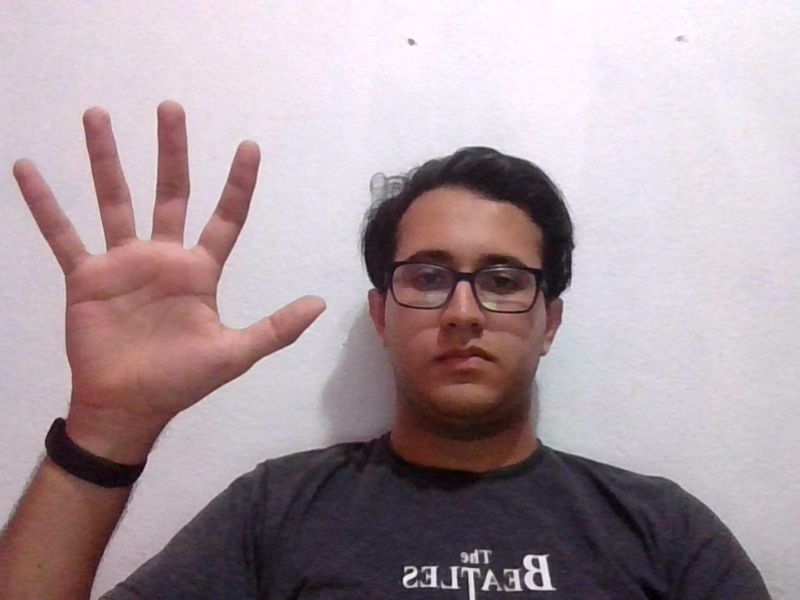
#> input picture images/sample.jpg, 800 x 600 px, found by its file name
$ jupyter execute hand_gestures.ipynb   (shell and % lines are left out)   (older library calls are emulated)
#> lines starting #> are read from the running program, lines starting #| are printed output that depends on the picture; after the words box and inside, x2 and y2 are one past the last pixel; in counts of white or black regions, pixels touching at a corner belong together
<a href="https://colab.research.google.com/github/saulolks/HandTracking/blob/master/hand_gestures.ipynb" target="_parent"></a>

# Handtracking and Gesture Recognition

## Entrega 2
### Aplicação de filtros para obtenção do objeto de interesse removendo partes desnecessárias da imagem.

[cell 1]
import cv2
import numpy as np
from matplotlib import pyplot as plt
from google.colab.patches import cv2_imshow

[cell 2]
wsize_open = 13
wsize_gaussian = 13

y_min = 54
y_max = 137
crmin = 135
crmax = 174
cbmin = 80
cbmax = 125

[cell 3]
headcascade = cv2.CascadeClassifier('HandTracking/face.xml')
backSub = cv2.createBackgroundSubtractorKNN(history=500, dist2Threshold=30)
kernel = np.ones((wsize_open, wsize_open), np.uint8)

### Transformando RGB em YCrCb

[cell 4]
original = cv2.imread('HandTracking/images/sample.jpg')
#> original is the input picture: shape (600, 800, 3); mean B, G, R 160.5, 154.4, 170.5
image = cv2.cvtColor(original, cv2.COLOR_BGR2YCR_CB)
#> image: shape (600, 800, 3); mean of channels 0, 1, 2 159.9, 135.6, 128.3

fig, axes = plt.subplots(1, 2, figsize=(12, 6))
ax = axes.ravel()
ax[0].imshow(cv2.cvtColor(original, cv2.COLOR_BGR2RGB))
ax[0].set_title('Original')
ax[0].set_axis_off()

ax[1].imshow(image)
ax[1].set_title('YCrCb')
ax[1].set_axis_off()

### Converte em tons de cinza para detectar face
Localiza a face na imagem em tons de cinza.

[cell 5]
image_gray = cv2.cvtColor(original, cv2.COLOR_BGR2GRAY)
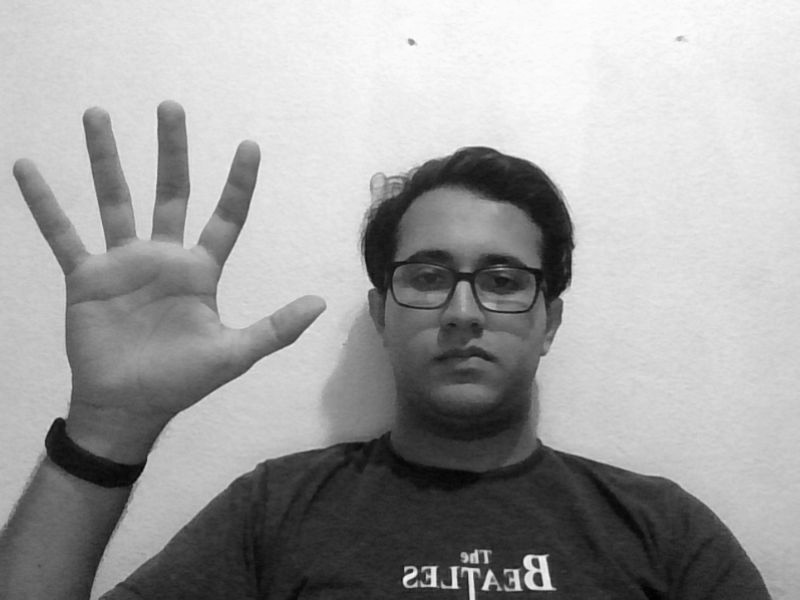
#> image_gray: shape (600, 800); min 1, max 254, mean 159.9
faces = headcascade.detectMultiScale(image_gray, 1.3, 5)
#> faces = [[352, 193, 217, 217]]

fig, axes = plt.subplots(1, 2, figsize=(12, 6))
ax = axes.ravel()
ax[0].imshow(cv2.cvtColor(original, cv2.COLOR_BGR2RGB))
ax[0].set_title('Original')
ax[0].set_axis_off()

ax[1].imshow(image_gray, cmap='gray')
ax[1].set_title('Gray')
ax[1].set_axis_off()
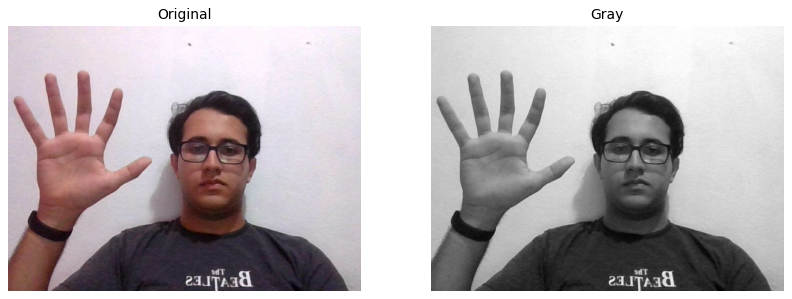
#> figure drawn by matplotlib, 2 panels

### Divide imagem YCrCb em 3 canais distintos

[cell 6]
y, cr, cb = cv2.split(image)
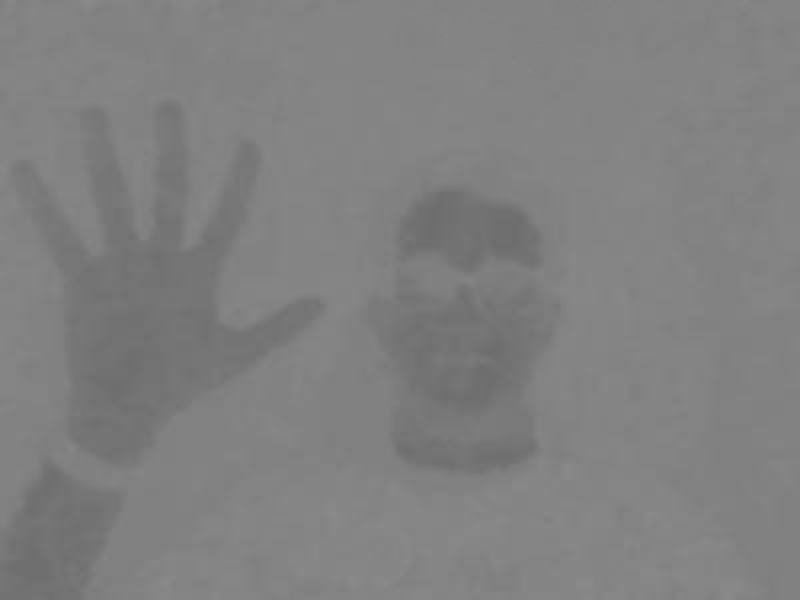
#> cb: shape (600, 800); min 107, max 138, mean 128.3

fig, axes = plt.subplots(1, 3, figsize=(12, 6))
ax = axes.ravel()

ax[0].imshow(y)
ax[0].set_title('Y')
ax[0].set_axis_off()

ax[1].imshow(cr)
ax[1].set_title('Cr')
ax[1].set_axis_off()

ax[2].imshow(cb)
ax[2].set_title('Cb')
ax[2].set_axis_off()

### Binarização

[cell 7]
_, y = cv2.threshold(y, y_min, y_max, cv2.THRESH_BINARY)
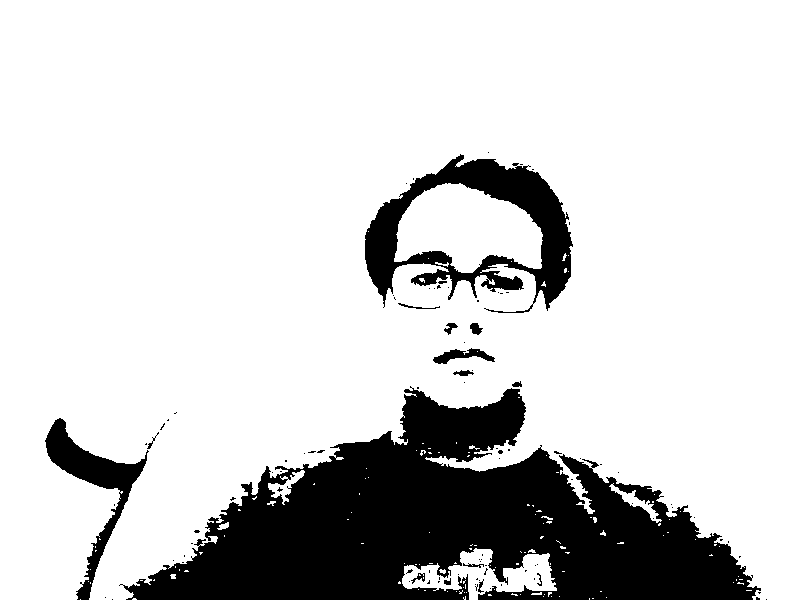
#> y: shape (600, 800); values 0 (black) and 137 (white), 82.1% white; 99 black regions (83 under 20 px), largest, box (x1, y1, x2, y2) and area: (119, 386, 761, 600) 68743, (365, 154, 573, 313) 11685, (45, 418, 149, 600) 4064
_, cr = cv2.threshold(cr, crmin, crmax, cv2.THRESH_BINARY)
#> cr: shape (600, 800); values 0 (black) and 174 (white), 24.5% white; 33 white regions (13 under 20 px), largest, box (x1, y1, x2, y2) and area: (0, 98, 327, 600) 71828, (336, 182, 563, 478) 44188, (128, 520, 152, 532) 206
_, cb = cv2.threshold(cb, cbmin, cbmax, cv2.THRESH_BINARY)
#> cb: shape (600, 800); every value is 125

fig, axes = plt.subplots(1, 3, figsize=(12, 6))
ax = axes.ravel()

ax[0].imshow(y)
ax[0].set_title('Y')
ax[0].set_axis_off()

ax[1].imshow(cr)
ax[1].set_title('Cr')
ax[1].set_axis_off()

ax[2].imshow(cb)
ax[2].set_title('Cb')
ax[2].set_axis_off()

### Morfologia
Utiliza transformações morfológicas de abertura para remoção de pequenos artefatos na imagem.

[cell 8]
y = cv2.morphologyEx(y, cv2.MORPH_OPEN, kernel)
#> y: shape (600, 800); values 0 (black) and 137 (white), 79.8% white; 10 black regions (4 under 20 px), largest, box (x1, y1, x2, y2) and area: (119, 381, 767, 600) 77783, (365, 152, 573, 313) 13802, (45, 418, 159, 600) 4310, (433, 342, 495, 383) 914, (444, 323, 483, 335) 205, (398, 303, 440, 309) 65
cr = cv2.morphologyEx(cr, cv2.MORPH_OPEN, kernel)
#> cr: shape (600, 800); values 0 (black) and 174 (white), 23.6% white; 3 white regions, box (x1, y1, x2, y2) and area: (10, 100, 324, 473) 54439, (367, 184, 561, 476) 43228, (0, 447, 144, 600) 15404
cb = cv2.morphologyEx(cb, cv2.MORPH_OPEN, kernel)

fig, axes = plt.subplots(1, 3, figsize=(12, 6))
ax = axes.ravel()

ax[0].imshow(y)
ax[0].set_title('Y')
ax[0].set_axis_off()

ax[1].imshow(cr)
ax[1].set_title('Cr')
ax[1].set_axis_off()

ax[2].imshow(cb)
ax[2].set_title('Cb')
ax[2].set_axis_off()

### Merge

[cell 9]
def remove_concomponent(img, min_value):
    shape = (len(img), len(img[0]))
    img2 = np.zeros(shape)

    nb_components, output, stats, _ = cv2.connectedComponentsWithStats(img, connectivity=8)
    sizes = stats[1:, -1]
    nb_components = nb_components - 1

    for i in range(0, nb_components):
        if sizes[i] >= min_value:
            img2[output == i + 1] = 255

    return img2.astype(np.uint8)

### Juntando os filtros e binarizando

[cell 10]
img = cv2.merge((y,cr,cb))
#> img: shape (600, 800, 3); mean of channels 0, 1, 2 109.3, 41, 125

img1 = img.copy()

img2= cv2.cvtColor(img1, cv2.COLOR_BGR2GRAY)
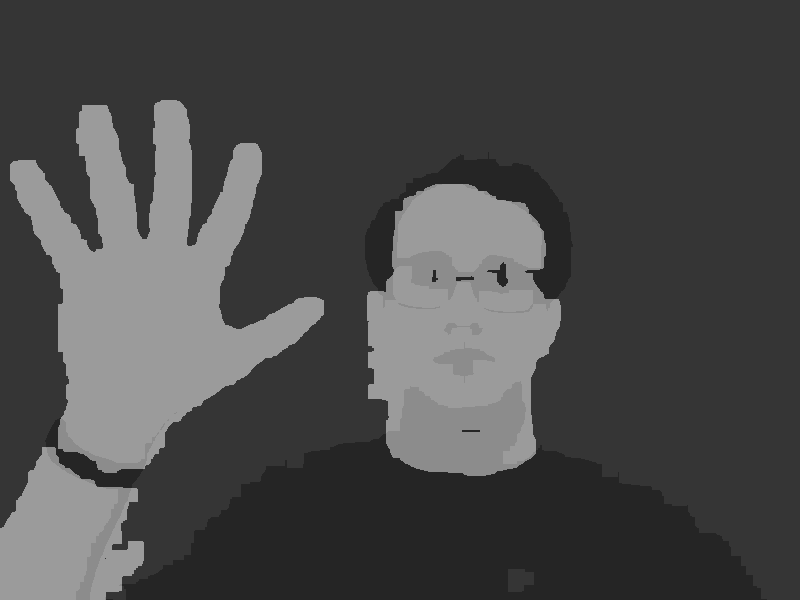
#> img2: shape (600, 800); min 37, max 155, mean 73.8
_, img3= cv2.threshold(img2, 100, 255, cv2.THRESH_BINARY)

fig, axes = plt.subplots(1, 2, figsize=(12, 6))
ax = axes.ravel()

ax[0].imshow(img1)
ax[0].set_title('YCrCb merged')
ax[0].set_axis_off()

ax[1].imshow(img3, cmap='gray')
ax[1].set_title('Binarizada')
ax[1].set_axis_off()

### Eliminação de ruídos e face

[cell 11]
mask = backSub.apply(image)
#> mask: shape (600, 800); every value is 255
img4 = cv2.bitwise_and(mask, img3)
img5 = cv2.medianBlur(img4, wsize_gaussian)
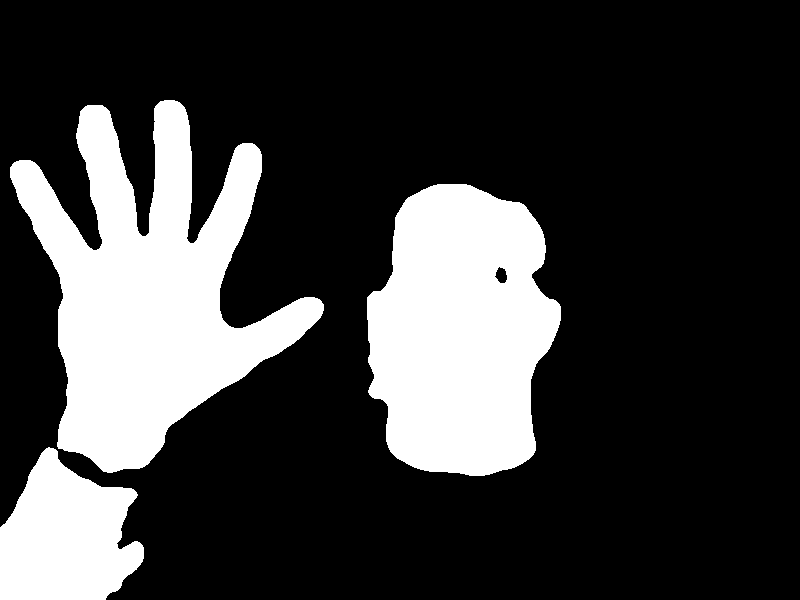
#> img5: shape (600, 800); 23.6% white; 3 white regions, box (x1, y1, x2, y2) and area: (10, 100, 324, 473) 54420, (367, 184, 561, 476) 43399, (0, 447, 144, 600) 15413
img5 = cv2.morphologyEx(img5, cv2.MORPH_OPEN, kernel)
#> img5: shape (600, 800); 23.5% white; 3 white regions, box (x1, y1, x2, y2) and area: (11, 101, 322, 472) 54313, (367, 184, 561, 476) 43343, (0, 450, 143, 600) 15325

fig, axes = plt.subplots(1, 2, figsize=(12, 6))
ax = axes.ravel()

ax[0].imshow(img5, cmap='gray')
ax[0].set_title('Filtro Média')
ax[0].set_axis_off()

marge = 30
for (x, y, w, h) in faces:
    cv2.rectangle(img5, (x - marge, y - h + marge), (x + marge + w, y + marge + h), (0, 0, 0), -1)
#> this loop made 1 pass
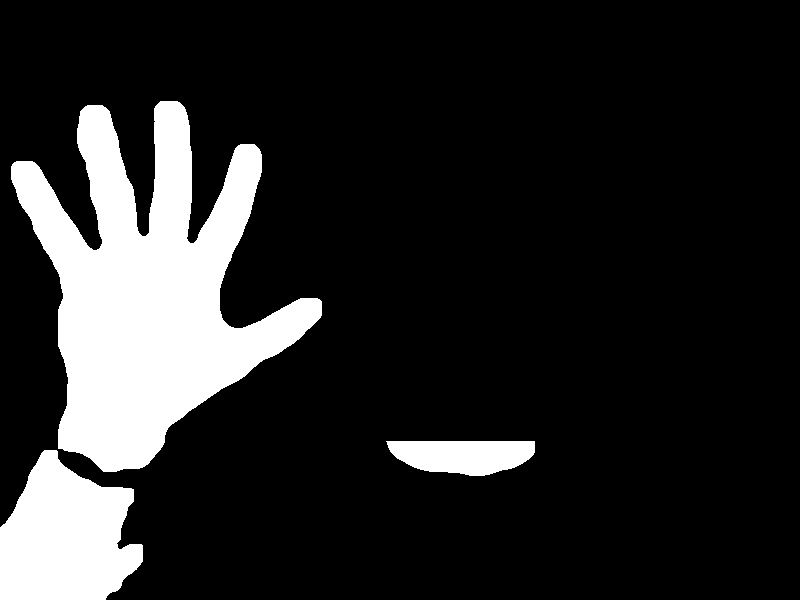
#> img5: shape (600, 800); 15.4% white; 3 white regions, box (x1, y1, x2, y2) and area: (11, 101, 322, 472) 54313, (0, 450, 143, 600) 15325, (386, 441, 535, 476) 4083

ax[1].imshow(img5, cmap='gray')
ax[1].set_title('Face removida')
ax[1].set_axis_off()

## Entrega 3

### Encontrando contornos

[cell 12]
segment = img5.copy()
segment = cv2.cvtColor(segment, cv2.COLOR_GRAY2BGR)
#> segment: shape (600, 800, 3); 15.4% white; 3 white regions
boundbox = img5.copy()
boundbox = cv2.cvtColor(boundbox, cv2.COLOR_GRAY2BGR)
binary = img5.copy()
hand_only = None
position = None

_, contours, _ = cv2.findContours(binary, 1, 2)
#> contours = 3 contours; box (x1, y1, x2, y2) and area: (11, 101, 322, 472) 53474, (0, 450, 143, 600) 15076, (386, 441, 535, 476) 3925

if len(contours) > 0:
    cnt = contours[0]
#> cnt = contour of 153 points, box (x1, y1, x2, y2) (0, 450, 143, 600), area 15076
    max_area = cv2.contourArea(cnt)
#> max_area = 15075.5

    for cont in contours:
        if cv2.contourArea(cont) > max_area:
            cnt = cont
            max_area = cv2.contourArea(cont)
#> this loop made 3 passes
#> max_area on pass 3: 53474
#> after the loop, cnt = contour of 740 points, box (x1, y1, x2, y2) (11, 101, 322, 472), area 53474; max_area = 53474

    epsilon = 0.01 * cv2.arcLength(cnt, True)
#> epsilon = 19.08
    approx = cv2.approxPolyDP(cnt, epsilon, True)
#> approx = contour of 16 points, box (x1, y1, x2, y2) (11, 101, 322, 472), area 53694
    hull = cv2.convexHull(approx)
#> hull = [[261, 154], [321, 315], [147, 464], [103, 471], [58, 448], [11, 166], [102, 105], [177, 101]]
    x, y, w, h = cv2.boundingRect(hull)
#> x = 11; y = 101; w = 311; h = 371

    hand_only = binary[y:y + h, x:x + w]
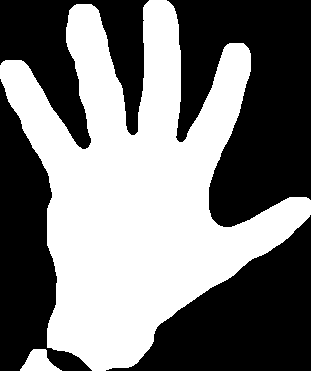
#> hand_only: shape (371, 311); 47.5% white; 2 white regions, box (x1, y1, x2, y2) and area: (0, 0, 311, 371) 54313, (20, 349, 62, 371) 544
    cv2.drawContours(segment, [approx], -1, (0, 0, 255), 5)
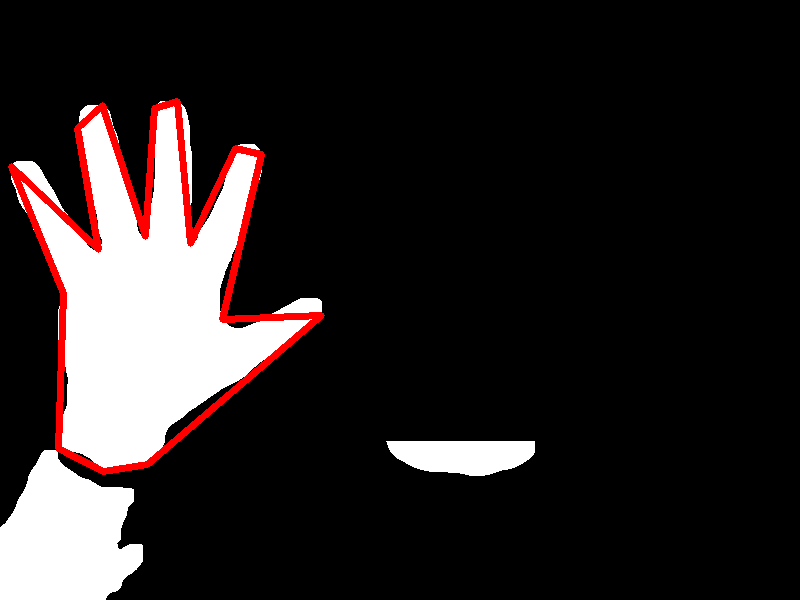
#> segment: shape (600, 800, 3); mean B, G, R 36, 36, 42.3
    cv2.rectangle(boundbox, (x, y), (x + w, y + h), (255, 0, 0),  5)
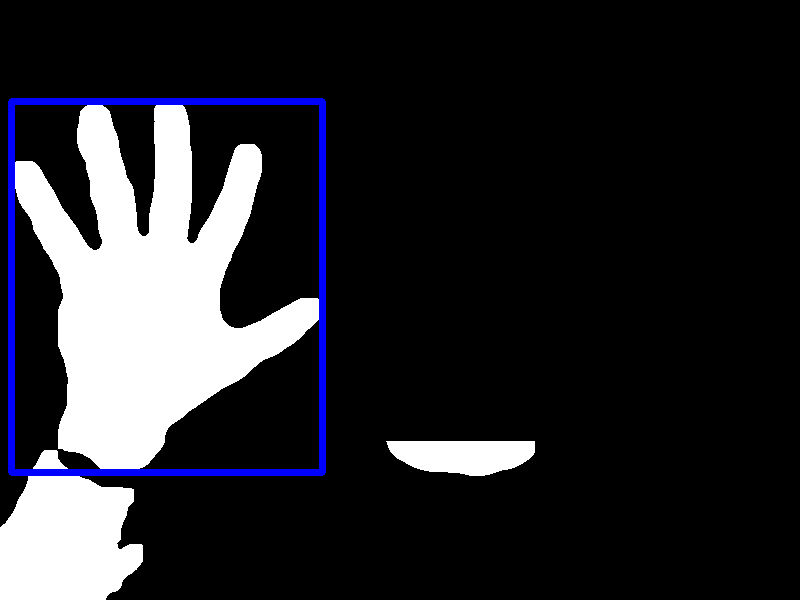
#> boundbox: shape (600, 800, 3); mean B, G, R 43.9, 38.9, 38.9

fig, axes = plt.subplots(1, 3, figsize=(12, 6))
ax = axes.ravel()

ax[0].imshow(segment)
ax[0].set_title('Segmentação')
ax[0].set_axis_off()

ax[1].imshow(boundbox)
ax[1].set_title('Caixa delimitadora')
ax[1].set_axis_off()

ax[2].imshow(hand_only, cmap='gray')
ax[2].set_title('Apenas a mão')
ax[2].set_axis_off()
#> figure, not shown here; B, G, R data is drawn as R, G, B
